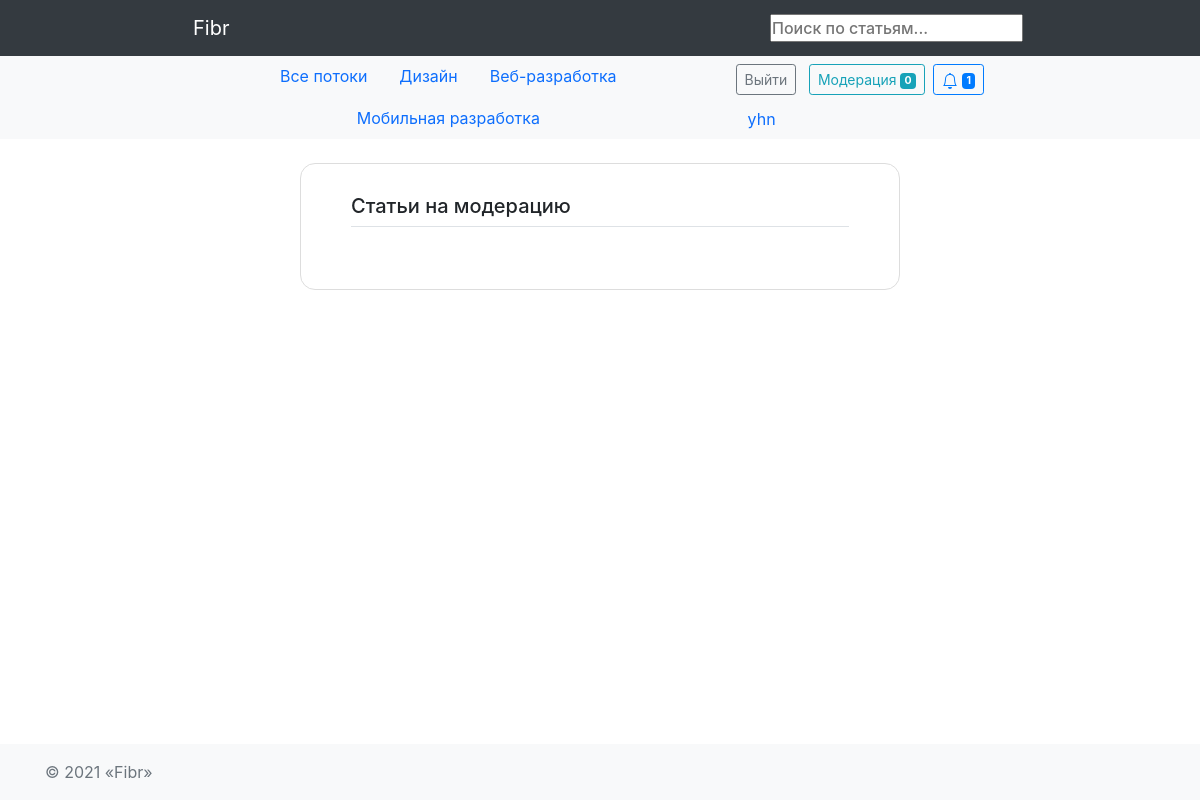
The page /auth/moderation/ (signed in) on the database its author committed.
### hub/models.py (models this page shows, shortened)
class Topic(models.Model):
    name = models.CharField(max_length=64)
    short_description = models.TextField(blank=True)
    class Meta:
        verbose_name = 'Тематика'
        verbose_name_plural = 'Тематики'

### authapp/models.py (models this page shows, shortened)
class User(AbstractUser):
    image = models.ImageField(upload_to='users_avatars', blank=True, default='users_avatars/default.jpg')
    birthday = models.DateField(blank=True, null=True)
    is_moderator = models.BooleanField(default=False)
    is_blocked = models.BooleanField(default=False)
    blocked_time = models.DateTimeField(default=timezone.now)
    def is_not_blocked(self):
        if self.is_blocked and self.blocked_time < timezone.now():
            self.is_blocked = False
            self.save()
        return not self.is_blocked

### authapp/views.py (the view)
# urls.py: path('moderation/', authapp.moderation, name='moderation'),
@login_required
@user_passes_test(lambda u: u.is_not_blocked(), login_url=reverse_lazy('auth:access_error'))
@user_passes_test(lambda u: u.is_moderator, login_url=reverse_lazy('auth:access_error'))
def moderation(request):
    context = {
        'articles': Article.get_moderated_articles()
    }
    return render(request, 'authapp/moderation.html', context)

### article/models.py (called while the page is built)
    @staticmethod
    def get_moderated_articles():
        return Article.objects.filter(is_active=True, is_moderated=True)

### context_processor.py (called while the page is built)
def topic_list(request):
    return {"topic_list": Topic.objects.all()}

def moderated_article_count(request):
    return {'moderated_articles_count': Article.get_moderated_articles().count()}

### notification/models.py (called while the page is built)
    @staticmethod
    def total_count(user_pk):
        return Notification.objects.filter(user=user_pk).count()

    @staticmethod
    def total_unread_count(user_pk):
        return Notification.objects.filter(user=user_pk, read=False).count()

    @staticmethod
    def get_unread(user_pk):
        return Notification.objects.filter(user=user_pk, read=False).order_by('-created_at')

    @classmethod
    def get_new_comments_articles(cls, user):
        return Article.objects.filter(user=user).annotate(
            num_notices=Count('notification', filter=Q(notification__type_of=cls.NEW_COMMENT) & Q(
                notification__read=False))) \
            .filter(num_notices__gt=0).order_by('-num_notices')

    @classmethod
    def get_new_comments_reply(cls, user):
        return Comment.objects.filter(user=user).annotate(
            num_notices=Count('notification', filter=Q(notification__type_of=cls.COMMENT_REPLY) & Q(
                notification__read=False))) \
            .filter(num_notices__gt=0).order_by('-num_notices')

    @classmethod
    def get_new_liked_articles(cls, user):
        return Article.objects.filter(user=user).annotate(
            num_likes=Count('notification',
                            filter=Q(notification__type_of=cls.LIKE) & Q(notification__read=False))) \
            .filter(num_likes__gt=0).order_by('-num_likes')

    @classmethod
    def get_new_disliked_articles(cls, user):
        return Article.objects.filter(user=user).annotate(
            num_dislikes=Count('notification',
                               filter=Q(notification__type_of=cls.DISLIKE) & Q(notification__read=False))) \
            .filter(num_dislikes__gt=0).order_by('-num_dislikes')

    @classmethod
    def get_new_liked_comments(cls, user):
        return Comment.objects.filter(user=user).annotate(
            num_likes=Count('notification',
                            filter=Q(notification__type_of=cls.COMMENT_LIKE) & Q(notification__read=False))) \
            .filter(num_likes__gt=0).order_by('-num_likes')

### authapp/templates/authapp/moderation.html (shortened to what this page needs)
{% extends 'authapp/base.html' %}
{% load static %}
{% block content %}
    {% load bootstrap4 %}
    {% bootstrap_css %}
<div class="container">
    <div class="row justify-content-md-center">
        <div class="col-md-8">
            <div class="wrapper bg-white mt-sm-4">
            <h5>Статьи на модерацию</h5>
                <div class="border-top pt-3">
                </div>
            </div>
        </div>
    </div>
</div>
{% endblock %}

### mainapp/templates/mainapp/includes/inc_nav_menu.html (shortened to what this page needs)
<nav class="navbar navbar-expand-lg navbar-dark bg-dark">
    <div class="container w-75">
        <a class="navbar-brand px-lg-3" href="/">Fibr</a>
        <form action="{% url 'search:search_result'  %}" method="get">
            <input name="q" type="text" placeholder="Поиск по статьям...">
        </form>
    </div>
</nav>
<nav id="navbar_top" class="navbar-expand-md navbar-light bg-light">
    <div class="container d-flex justify-content-between w-75">
        <ul class="nav justify-content-center">
            <li class="nav-item">
                <a class="nav-link" href="/">Все потоки</a>
            </li>
            {% for topic in topic_list %}
            <li class="nav-item">
                <a class="nav-link" href="{% url 'hub:topic' topic.pk %}">
                    {{ topic.name }}
                </a>
            </li>
            {% endfor %}
        </ul>
        <ul class="nav">
            <li class="nav-item">
                <div class="d-grid gap-2 d-md-block mt-1">
                    {% if user.is_authenticated %}
                    <button class="btn btn-outline-secondary btn-sm my-0 m-1" type="button"
                        onclick="location.href='{% url 'auth:logout' %}'">
                        Выйти
                    </button>
                    {% endif %}
                    {% if user.is_moderator %}
                    <button class="btn btn-outline-info btn-sm my-0 m-1" type="button"
                        onclick="location.href='{% url 'auth:moderation' %}'">
                        Модерация <span class="badge badge-info">{{ moderated_articles_count }}</span>
                    </button>
                    {% endif %}
                    {% include 'notification/includes/inc_notification.html' %}
                </div>
            </li>
            {% if user.is_authenticated %}
            <li class="nav-item">
                <a class="nav-link" href="{% url 'auth:profile' user.pk %}">{{ user.username }}</a>
            </li>
            {% endif %}
        </ul>
    </div>
</nav>

### static/css/profile.css (style rules this page uses)
* { margin: 0; padding: 0; box-sizing: border-box }
body { font-family: 'Poppins', sans-serif; }
.wrapper { padding: 30px 50px; border: 1px solid #ddd; border-radius: 15px; margin: 10px auto; max-width: 600px }
input[placeholder] { font-weight: 500 }

### rows shown on the page
Topic: name "Дизайн"
Topic: name "Веб-разработка"
Topic: name "Мобильная разработка"
User: username "yhn"

### other values the page prints
{{ moderated_articles_count }} "0"
{{ notice.unread_count }} "1"
